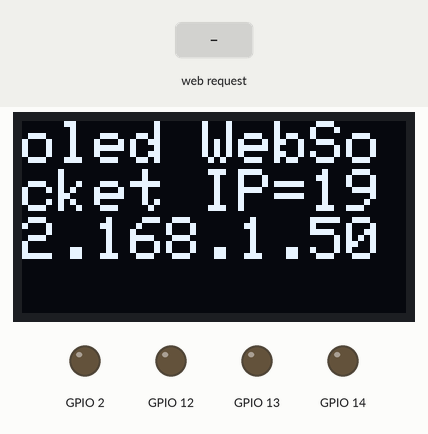
Bench run of a sketch on a simulated ESP8266 (NodeMCU). Parts: 128×64 one-colour display, output pins drawn as LEDs (lit = HIGH). The test bench sets the inputs (shaded band). WiFi joins after 1.5 s; servers stay silent unless stated; what the sketch prints to the serial monitor is not drawn.

Above: at 5.2 s.
5.3 s: HTTP request GET /update received
At 5.9 s:
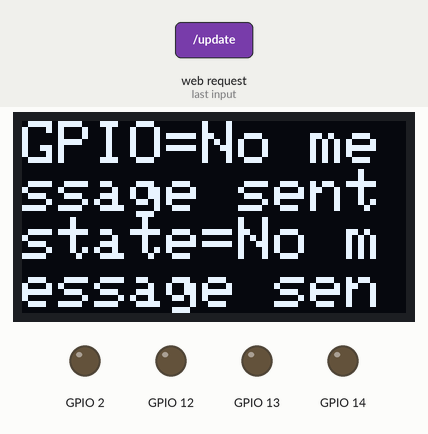
Timing chart, 0 to 8.3 s (numbered marks = the images above; inputs shaded):
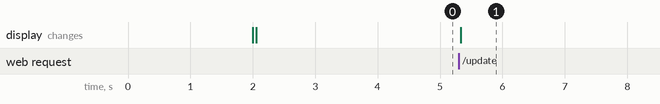

Measured:
- after the input at 5.3 s, the display: changes at once (image 1)

The sketch:

ESP8266_STA_Ws_Oled_4_led_Switch.ino
```cpp
/*connection through local server
 * IP 192.168.0.206
 * 4 LEDs on GPIO 12, 13, 14 and board LED 2
 * */
 // Importing necessary libraries

//https://microcontrollerslab.com/esp32-asynchronous-web-server-espasyncwebserver-library/

#include <ESP8266WiFi.h>
#include <ESPAsyncTCP.h>
#include <ESPAsyncWebServer.h>

// Replace with your network credentials
const char* ssid = "nume router";
const char* password = "password";

const char* input_parameter1 = "output";
const char* input_parameter2 = "state";

// Creating a AsyncWebServer object
AsyncWebServer server(80);

#include <Adafruit_SSD1306.h>
#include <Adafruit_GFX.h>
#define OLED_ADDR   0x3C
Adafruit_SSD1306 display(-1);

const char index_html[] PROGMEM = R"rawliteral(
<!DOCTYPE HTML><html>
<head>
  <title>ESP8266 4 led WebSocket</title>
  <meta name="viewport" content="width=device-width, initial-scale=1">
  <link rel="icon" href="data:,">
  <style>
    html {font-family: Arial; display: inline-block; text-align: center;}
    p {font-size: 3.0rem;}
    body {max-width: 600px; margin:0px auto; padding-bottom: 25px;}
    .switch {position: relative; display: inline-block; width: 120px; height: 68px}
    .switch input {display: none}
    .slider {position: absolute; top: 0; left: 0; right: 0; bottom: 0; background-color: #ccc; border-radius: 6px}
    .slider:before {position: absolute; content: ""; height: 52px; width: 52px; left: 8px; bottom: 8px; background-color: #fff; -webkit-transition: .4s; transition: .4s; border-radius: 3px}
    input:checked+.slider {background-color: #b30000}
    input:checked+.slider:before {-webkit-transform: translateX(52px); -ms-transform: translateX(52px); transform: translateX(52px)}
  </style>
</head>
<body>
  <h2>ESP8266 Ws 4 Led</h2>
  %BUTTONPLACEHOLDER%
<script>function toggleCheckbox(element) {
  var xhr = new XMLHttpRequest();
  if(element.checked){ xhr.open("GET", "/update?output="+element.id+"&state=1", true); }
  else { xhr.open("GET", "/update?output="+element.id+"&state=0", true); }
  xhr.send();
}
</script>
</body>
</html>
)rawliteral";

// Replaces placeholder with button section in your web page
String processor(const String& var){
  //Serial.println(var);
  if(var == "BUTTONPLACEHOLDER"){
    String buttons = "";
    buttons += "<h4>Output - GPIO 12</h4><label class=\"switch\"><input type=\"checkbox\" onchange=\"toggleCheckbox(this)\" id=\"12\" " + outputState(12) + "><span class=\"slider\"></span></label>";

    buttons += "<h4>Output - GPIO 13</h4><label class=\"switch\"><input type=\"checkbox\" onchange=\"toggleCheckbox(this)\" id=\"13\" " + outputState(13) + "><span class=\"slider\"></span></label>";

    buttons += "<h4>Output - GPIO 14</h4><label class=\"switch\"><input type=\"checkbox\" onchange=\"toggleCheckbox(this)\" id=\"14\" " + outputState(14) + "><span class=\"slider\"></span></label>";

    buttons += "<h4>Output - GPIO 2</h4><label class=\"switch\"><input type=\"checkbox\" onchange=\"toggleCheckbox(this)\" id=\"2\" " + outputState(2) + "><span class=\"slider\"></span></label>";

    return buttons;
  }
  return String();
}

String outputState(int output){
  if(digitalRead(output)){
    return "checked";
  }
  else {
    return "";
  }
}

void setup(){
  // Serial port for debugging purposes
  Serial.begin(115200);

pinMode(12,OUTPUT);
digitalWrite(12, LOW);
pinMode(13, OUTPUT);
digitalWrite(13, LOW);
pinMode(14, OUTPUT);
digitalWrite(14, LOW);
pinMode(2, OUTPUT);
digitalWrite(2, LOW);


  // Connect to Wi-Fi
  WiFi.begin(ssid, password);
  while (WiFi.status() != WL_CONNECTED) {
    delay(1000);
    Serial.println("Connecting to WiFi");
  }

  // Print ESP Local IP Address
  Serial.println(WiFi.localIP());

  // Route for root / web page
  server.on("/", HTTP_GET, [](AsyncWebServerRequest *request){
    request->send_P(200, "text/html", index_html, processor);
  });

  // Send a GET request to <ESP_IP>/update?output=<inputMessage1>&state=<inputMessage2>
  server.on("/update", HTTP_GET, [] (AsyncWebServerRequest *request) {
    String inputMessage1;
    String inputMessage2;
    // GET input1 value on <ESP_IP>/update?output=<inputMessage1>&state=<inputMessage2>
    if (request->hasParam(input_parameter1) && request->hasParam(input_parameter2)) {
      inputMessage1 = request->getParam(input_parameter1)->value();
      inputMessage2 = request->getParam(input_parameter2)->value();
      digitalWrite(inputMessage1.toInt(), inputMessage2.toInt());
    }
    else {
      inputMessage1 = "No message sent";
      inputMessage2 = "No message sent";
    }
    Serial.print("GPIO: ");
    Serial.print(inputMessage1);
    Serial.print(" - Set to: ");
    Serial.println(inputMessage2);
    request->send(200, "text/plain", "OK");

    display.clearDisplay();
  display.setTextSize(2);
  display.setTextColor(WHITE);
  display.setCursor(0,0);
  display.print("GPIO=");
  display.println(inputMessage1);
//displays the pin of the controlled LED
  display.print("state=");
  display.print(inputMessage2);
//displays the state of the controlled LED, 0 or 1
  display.display();
  });

  // Start server
  server.begin();
  display.begin(SSD1306_SWITCHCAPVCC, OLED_ADDR);
  display.clearDisplay();
  display.setTextSize(2);
  display.setTextColor(WHITE);
  display.setCursor(0,0);
  display.print("oled WebSocket IP=");
  display.print(WiFi.localIP());
  display.display();
  delay(2000);
}

void loop() {

}
```
